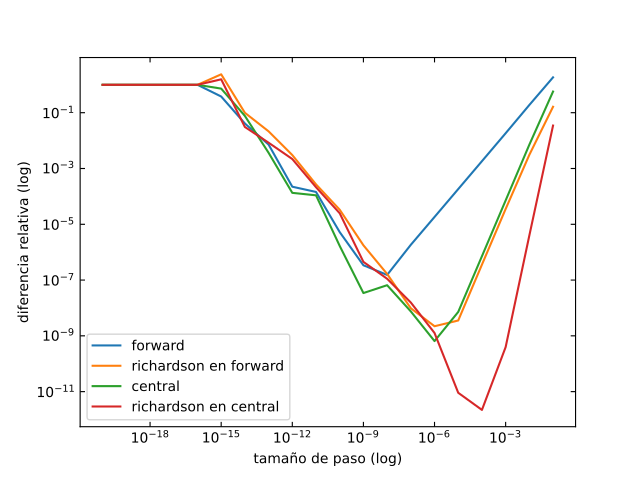

Write the Python code that produced this figure.
import numpy as np # para leer los datos y guardarlos en arreglos
import matplotlib.pyplot as plt
import sys

# leer los datos
h, f, rf, c, rc = np.genfromtxt(sys.argv[1], unpack=True)

# dibujar y guardar a un pdf
fig, ax = plt.subplots()
ax.plot(h, f, label="forward")
ax.plot(h, rf, label="richardson en forward")
ax.plot(h, c, label="central")
ax.plot(h, rc, label="richardson en central")
ax.legend() #que aparezcan los labels


# TODO labels
ax.set_ylabel("diferencia relativa (log)")
ax.set_xlabel("tamaño de paso (log)")


# TODO : Escala log en x y en y 
ax.set_yscale("log")
ax.set_xscale("log")


plt.tick_params(top=True, right=True, direction = "in")
# Imprimir la figura
fig.savefig("plot.pdf")
